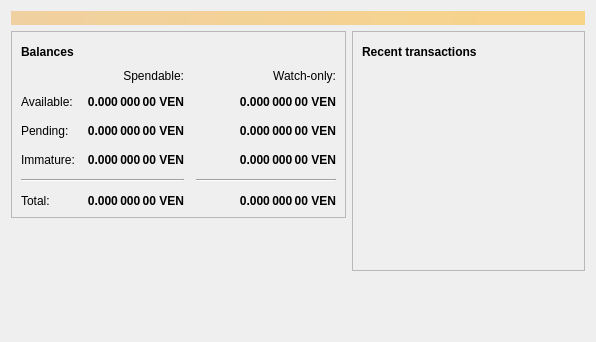
<?xml version="1.0" encoding="UTF-8"?>
<ui version="4.0">
 <class>OverviewPage</class>
 <widget class="QWidget" name="OverviewPage">
  <property name="geometry">
   <rect>
    <x>0</x>
    <y>0</y>
    <width>596</width>
    <height>342</height>
   </rect>
  </property>
  <property name="windowTitle">
   <string>Form</string>
  </property>
  <layout class="QVBoxLayout" name="topLayout">
   <item>
    <widget class="QLabel" name="labelAlerts">
     <property name="visible">
      <bool>false</bool>
     </property>
     <property name="styleSheet">
      <string notr="true">QLabel { background-color: qlineargradient(x1: 0, y1: 0, x2: 1, y2: 0, stop:0 #F0D0A0, stop:1 #F8D488); color:#000000; }</string>
     </property>
     <property name="wordWrap">
      <bool>true</bool>
     </property>
     <property name="margin">
      <number>3</number>
     </property>
     <property name="textInteractionFlags">
      <set>Qt::TextSelectableByMouse</set>
     </property>
    </widget>
   </item>
   <item>
    <layout class="QHBoxLayout" name="horizontalLayout" stretch="1,1">
     <item>
      <layout class="QVBoxLayout" name="verticalLayout_2">
       <item>
        <widget class="QFrame" name="frame">
         <property name="frameShape">
          <enum>QFrame::StyledPanel</enum>
         </property>
         <property name="frameShadow">
          <enum>QFrame::Raised</enum>
         </property>
         <layout class="QVBoxLayout" name="verticalLayout_4">
          <item>
           <layout class="QHBoxLayout" name="horizontalLayout_4">
            <item>
             <widget class="QLabel" name="label_5">
              <property name="font">
               <font>
                <weight>75</weight>
                <bold>true</bold>
               </font>
              </property>
              <property name="text">
               <string>Balances</string>
              </property>
             </widget>
            </item>
            <item>
             <widget class="QPushButton" name="labelWalletStatus">
              <property name="enabled">
               <bool>true</bool>
              </property>
              <property name="maximumSize">
               <size>
                <width>30</width>
                <height>16777215</height>
               </size>
              </property>
              <property name="toolTip">
               <string>The displayed information may be out of date. Your wallet automatically synchronizes with the Ventas network after a connection is established, but this process has not completed yet.</string>
              </property>
              <property name="text">
               <string/>
              </property>
              <property name="icon">
               <iconset resource="../bitcoin.qrc">
                <normaloff>:/icons/warning</normaloff>
                <disabledoff>:/icons/warning</disabledoff>:/icons/warning</iconset>
              </property>
              <property name="iconSize">
               <size>
                <width>24</width>
                <height>24</height>
               </size>
              </property>
              <property name="flat">
               <bool>true</bool>
              </property>
             </widget>
            </item>
            <item>
             <spacer name="horizontalSpacer_3">
              <property name="orientation">
               <enum>Qt::Horizontal</enum>
              </property>
              <property name="sizeHint" stdset="0">
               <size>
                <width>40</width>
                <height>20</height>
               </size>
              </property>
             </spacer>
            </item>
           </layout>
          </item>
          <item>
           <layout class="QGridLayout" name="gridLayout">
            <property name="spacing">
             <number>12</number>
            </property>
            <item row="2" column="2">
             <widget class="QLabel" name="labelWatchPending">
              <property name="font">
               <font>
                <weight>75</weight>
                <bold>true</bold>
               </font>
              </property>
              <property name="cursor">
               <cursorShape>IBeamCursor</cursorShape>
              </property>
              <property name="toolTip">
               <string>Unconfirmed transactions to watch-only addresses</string>
              </property>
              <property name="text">
               <string notr="true">0.000 000 00 VEN</string>
              </property>
              <property name="alignment">
               <set>Qt::AlignRight|Qt::AlignTrailing|Qt::AlignVCenter</set>
              </property>
              <property name="textInteractionFlags">
               <set>Qt::LinksAccessibleByMouse|Qt::TextSelectableByKeyboard|Qt::TextSelectableByMouse</set>
              </property>
             </widget>
            </item>
            <item row="2" column="1">
             <widget class="QLabel" name="labelUnconfirmed">
              <property name="font">
               <font>
                <weight>75</weight>
                <bold>true</bold>
               </font>
              </property>
              <property name="cursor">
               <cursorShape>IBeamCursor</cursorShape>
              </property>
              <property name="toolTip">
               <string>Total of transactions that have yet to be confirmed, and do not yet count toward the spendable balance</string>
              </property>
              <property name="text">
               <string notr="true">0.000 000 00 VEN</string>
              </property>
              <property name="alignment">
               <set>Qt::AlignRight|Qt::AlignTrailing|Qt::AlignVCenter</set>
              </property>
              <property name="textInteractionFlags">
               <set>Qt::LinksAccessibleByMouse|Qt::TextSelectableByKeyboard|Qt::TextSelectableByMouse</set>
              </property>
             </widget>
            </item>
            <item row="3" column="2">
             <widget class="QLabel" name="labelWatchImmature">
              <property name="font">
               <font>
                <weight>75</weight>
                <bold>true</bold>
               </font>
              </property>
              <property name="cursor">
               <cursorShape>IBeamCursor</cursorShape>
              </property>
              <property name="toolTip">
               <string>Mined balance in watch-only addresses that has not yet matured</string>
              </property>
              <property name="text">
               <string notr="true">0.000 000 00 VEN</string>
              </property>
              <property name="alignment">
               <set>Qt::AlignRight|Qt::AlignTrailing|Qt::AlignVCenter</set>
              </property>
              <property name="textInteractionFlags">
               <set>Qt::LinksAccessibleByMouse|Qt::TextSelectableByKeyboard|Qt::TextSelectableByMouse</set>
              </property>
             </widget>
            </item>
            <item row="4" column="0" colspan="2">
             <widget class="Line" name="line">
              <property name="orientation">
               <enum>Qt::Horizontal</enum>
              </property>
             </widget>
            </item>
            <item row="4" column="2">
             <widget class="Line" name="lineWatchBalance">
              <property name="sizePolicy">
               <sizepolicy hsizetype="Preferred" vsizetype="Fixed">
                <horstretch>0</horstretch>
                <verstretch>0</verstretch>
               </sizepolicy>
              </property>
              <property name="minimumSize">
               <size>
                <width>140</width>
                <height>0</height>
               </size>
              </property>
              <property name="orientation">
               <enum>Qt::Horizontal</enum>
              </property>
             </widget>
            </item>
            <item row="5" column="0">
             <widget class="QLabel" name="labelTotalText">
              <property name="text">
               <string>Total:</string>
              </property>
             </widget>
            </item>
            <item row="3" column="1">
             <widget class="QLabel" name="labelImmature">
              <property name="font">
               <font>
                <weight>75</weight>
                <bold>true</bold>
               </font>
              </property>
              <property name="cursor">
               <cursorShape>IBeamCursor</cursorShape>
              </property>
              <property name="toolTip">
               <string>Mined balance that has not yet matured</string>
              </property>
              <property name="text">
               <string notr="true">0.000 000 00 VEN</string>
              </property>
              <property name="alignment">
               <set>Qt::AlignRight|Qt::AlignTrailing|Qt::AlignVCenter</set>
              </property>
              <property name="textInteractionFlags">
               <set>Qt::LinksAccessibleByMouse|Qt::TextSelectableByKeyboard|Qt::TextSelectableByMouse</set>
              </property>
             </widget>
            </item>
            <item row="2" column="3">
             <spacer name="horizontalSpacer_2">
              <property name="orientation">
               <enum>Qt::Horizontal</enum>
              </property>
              <property name="sizeHint" stdset="0">
               <size>
                <width>40</width>
                <height>20</height>
               </size>
              </property>
             </spacer>
            </item>
            <item row="3" column="0">
             <widget class="QLabel" name="labelImmatureText">
              <property name="text">
               <string>Immature:</string>
              </property>
             </widget>
            </item>
            <item row="5" column="1">
             <widget class="QLabel" name="labelTotal">
              <property name="font">
               <font>
                <weight>75</weight>
                <bold>true</bold>
               </font>
              </property>
              <property name="cursor">
               <cursorShape>IBeamCursor</cursorShape>
              </property>
              <property name="toolTip">
               <string>Your current total balance</string>
              </property>
              <property name="text">
               <string notr="true">0.000 000 00 VEN</string>
              </property>
              <property name="alignment">
               <set>Qt::AlignRight|Qt::AlignTrailing|Qt::AlignVCenter</set>
              </property>
              <property name="textInteractionFlags">
               <set>Qt::LinksAccessibleByMouse|Qt::TextSelectableByKeyboard|Qt::TextSelectableByMouse</set>
              </property>
             </widget>
            </item>
            <item row="5" column="2">
             <widget class="QLabel" name="labelWatchTotal">
              <property name="font">
               <font>
                <weight>75</weight>
                <bold>true</bold>
               </font>
              </property>
              <property name="cursor">
               <cursorShape>IBeamCursor</cursorShape>
              </property>
              <property name="toolTip">
               <string>Current total balance in watch-only addresses</string>
              </property>
              <property name="text">
               <string notr="true">0.000 000 00 VEN</string>
              </property>
              <property name="alignment">
               <set>Qt::AlignRight|Qt::AlignTrailing|Qt::AlignVCenter</set>
              </property>
              <property name="textInteractionFlags">
               <set>Qt::LinksAccessibleByMouse|Qt::TextSelectableByKeyboard|Qt::TextSelectableByMouse</set>
              </property>
             </widget>
            </item>
            <item row="0" column="2">
             <widget class="QLabel" name="labelWatchonly">
              <property name="text">
               <string>Watch-only:</string>
              </property>
              <property name="alignment">
               <set>Qt::AlignRight|Qt::AlignTrailing|Qt::AlignVCenter</set>
              </property>
             </widget>
            </item>
            <item row="1" column="0">
             <widget class="QLabel" name="labelBalanceText">
              <property name="text">
               <string>Available:</string>
              </property>
             </widget>
            </item>
            <item row="1" column="1">
             <widget class="QLabel" name="labelBalance">
              <property name="font">
               <font>
                <weight>75</weight>
                <bold>true</bold>
               </font>
              </property>
              <property name="cursor">
               <cursorShape>IBeamCursor</cursorShape>
              </property>
              <property name="toolTip">
               <string>Your current spendable balance</string>
              </property>
              <property name="text">
               <string notr="true">0.000 000 00 VEN</string>
              </property>
              <property name="alignment">
               <set>Qt::AlignRight|Qt::AlignTrailing|Qt::AlignVCenter</set>
              </property>
              <property name="textInteractionFlags">
               <set>Qt::LinksAccessibleByMouse|Qt::TextSelectableByKeyboard|Qt::TextSelectableByMouse</set>
              </property>
             </widget>
            </item>
            <item row="1" column="2">
             <widget class="QLabel" name="labelWatchAvailable">
              <property name="font">
               <font>
                <weight>75</weight>
                <bold>true</bold>
               </font>
              </property>
              <property name="cursor">
               <cursorShape>IBeamCursor</cursorShape>
              </property>
              <property name="toolTip">
               <string>Your current balance in watch-only addresses</string>
              </property>
              <property name="text">
               <string notr="true">0.000 000 00 VEN</string>
              </property>
              <property name="alignment">
               <set>Qt::AlignRight|Qt::AlignTrailing|Qt::AlignVCenter</set>
              </property>
              <property name="textInteractionFlags">
               <set>Qt::LinksAccessibleByMouse|Qt::TextSelectableByKeyboard|Qt::TextSelectableByMouse</set>
              </property>
             </widget>
            </item>
            <item row="2" column="0">
             <widget class="QLabel" name="labelPendingText">
              <property name="text">
               <string>Pending:</string>
              </property>
             </widget>
            </item>
            <item row="0" column="1">
             <widget class="QLabel" name="labelSpendable">
              <property name="text">
               <string>Spendable:</string>
              </property>
              <property name="alignment">
               <set>Qt::AlignRight|Qt::AlignTrailing|Qt::AlignVCenter</set>
              </property>
             </widget>
            </item>
           </layout>
          </item>
         </layout>
        </widget>
       </item>
       <item>
        <spacer name="verticalSpacer">
         <property name="orientation">
          <enum>Qt::Vertical</enum>
         </property>
         <property name="sizeHint" stdset="0">
          <size>
           <width>20</width>
           <height>40</height>
          </size>
         </property>
        </spacer>
       </item>
      </layout>
     </item>
     <item>
      <layout class="QVBoxLayout" name="verticalLayout_3">
       <item>
        <widget class="QFrame" name="frame_2">
         <property name="frameShape">
          <enum>QFrame::StyledPanel</enum>
         </property>
         <property name="frameShadow">
          <enum>QFrame::Raised</enum>
         </property>
         <layout class="QVBoxLayout" name="verticalLayout">
          <item>
           <layout class="QHBoxLayout" name="horizontalLayout_2">
            <item>
             <widget class="QLabel" name="label_4">
              <property name="font">
               <font>
                <weight>75</weight>
                <bold>true</bold>
               </font>
              </property>
              <property name="text">
               <string>Recent transactions</string>
              </property>
             </widget>
            </item>
            <item>
             <widget class="QPushButton" name="labelTransactionsStatus">
              <property name="enabled">
               <bool>true</bool>
              </property>
              <property name="maximumSize">
               <size>
                <width>30</width>
                <height>16777215</height>
               </size>
              </property>
              <property name="toolTip">
               <string>The displayed information may be out of date. Your wallet automatically synchronizes with the Ventas network after a connection is established, but this process has not completed yet.</string>
              </property>
              <property name="text">
               <string/>
              </property>
              <property name="icon">
               <iconset resource="../bitcoin.qrc">
                <normaloff>:/icons/warning</normaloff>
                <disabledoff>:/icons/warning</disabledoff>:/icons/warning</iconset>
              </property>
              <property name="iconSize">
               <size>
                <width>24</width>
                <height>24</height>
               </size>
              </property>
              <property name="flat">
               <bool>true</bool>
              </property>
             </widget>
            </item>
            <item>
             <spacer name="horizontalSpacer">
              <property name="orientation">
               <enum>Qt::Horizontal</enum>
              </property>
              <property name="sizeHint" stdset="0">
               <size>
                <width>40</width>
                <height>20</height>
               </size>
              </property>
             </spacer>
            </item>
           </layout>
          </item>
          <item>
           <widget class="QListView" name="listTransactions">
            <property name="styleSheet">
             <string notr="true">QListView { background: transparent; }</string>
            </property>
            <property name="frameShape">
             <enum>QFrame::NoFrame</enum>
            </property>
            <property name="verticalScrollBarPolicy">
             <enum>Qt::ScrollBarAlwaysOff</enum>
            </property>
            <property name="horizontalScrollBarPolicy">
             <enum>Qt::ScrollBarAlwaysOff</enum>
            </property>
            <property name="selectionMode">
             <enum>QAbstractItemView::NoSelection</enum>
            </property>
           </widget>
          </item>
         </layout>
        </widget>
       </item>
       <item>
        <spacer name="verticalSpacer_2">
         <property name="orientation">
          <enum>Qt::Vertical</enum>
         </property>
         <property name="sizeHint" stdset="0">
          <size>
           <width>20</width>
           <height>40</height>
          </size>
         </property>
        </spacer>
       </item>
      </layout>
     </item>
    </layout>
   </item>
  </layout>
 </widget>
 <resources/>
 <connections/>
</ui>
